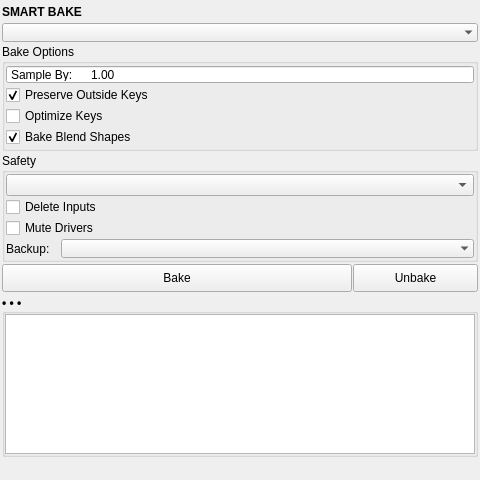
<?xml version="1.0" encoding="UTF-8"?>
<ui version="4.0">
 <class>smart_bake</class>
 <widget class="QMainWindow" name="smart_bake">
  <property name="geometry">
   <rect>
    <x>0</x>
    <y>0</y>
    <width>480</width>
    <height>463</height>
   </rect>
  </property>
  <property name="accessibleDescription">
   <string>Bake constrained, driven and IK channels to keyframes, reversible with Unbake.</string>
  </property>
  <widget class="QWidget" name="centralwidget">
   <property name="minimumSize">
    <size>
     <width>480</width>
     <height>0</height>
    </size>
   </property>
   <layout class="QVBoxLayout" name="verticalLayout">
    <property name="spacing">
     <number>2</number>
    </property>
    <property name="leftMargin">
     <number>2</number>
    </property>
    <property name="topMargin">
     <number>2</number>
    </property>
    <property name="rightMargin">
     <number>2</number>
    </property>
    <property name="bottomMargin">
     <number>2</number>
    </property>
    <item>
     <widget class="Header" name="header">
      <property name="minimumSize">
       <size>
        <width>0</width>
        <height>19</height>
       </size>
      </property>
      <property name="maximumSize">
       <size>
        <width>16777215</width>
        <height>19</height>
       </size>
      </property>
      <property name="font">
       <font>
        <weight>75</weight>
        <bold>true</bold>
       </font>
      </property>
      <property name="text">
       <string>SMART BAKE</string>
      </property>
     </widget>
    </item>
    <item>
     <widget class="ComboBox" name="cmb_scope">
      <property name="minimumSize">
       <size>
        <width>0</width>
        <height>19</height>
       </size>
      </property>
      <property name="maximumSize">
       <size>
        <width>16777215</width>
        <height>19</height>
       </size>
      </property>
      <property name="toolTip">
       <string>Scope — which objects Smart Bake analyzes.

Auto (Whole Scene) (default) — scans the whole scene and bakes only what is actually driven: by a constraint, driven key or driver, expression, IK, or motion path.
Selected — restricts the scan to the current selection.</string>
      </property>
      <property name="frame">
       <bool>false</bool>
      </property>
     </widget>
    </item>
    <item>
     <widget class="QGroupBox" name="options_group">
      <property name="title">
       <string>Bake Options</string>
      </property>
      <layout class="QVBoxLayout" name="optionsLayout">
       <property name="spacing">
        <number>1</number>
       </property>
       <property name="leftMargin">
        <number>1</number>
       </property>
       <property name="topMargin">
        <number>1</number>
       </property>
       <property name="rightMargin">
        <number>1</number>
       </property>
       <property name="bottomMargin">
        <number>1</number>
       </property>
       <item>
        <widget class="SpinBox" name="spn_sample_by">
         <property name="minimumSize">
          <size>
           <width>0</width>
           <height>19</height>
          </size>
         </property>
         <property name="maximumSize">
          <size>
           <width>16777215</width>
           <height>19</height>
          </size>
         </property>
         <property name="toolTip">
          <string>Keyframe sample interval. 1 = a key every frame.</string>
         </property>
         <property name="buttonSymbols">
          <enum>QAbstractSpinBox::NoButtons</enum>
         </property>
         <property name="prefix">
          <string>Sample By:	</string>
         </property>
         <property name="minimum">
          <double>1.000000000000000</double>
         </property>
         <property name="maximum">
          <double>100.000000000000000</double>
         </property>
         <property name="value">
          <double>1.000000000000000</double>
         </property>
        </widget>
       </item>
       <item>
        <widget class="QCheckBox" name="chk_preserve_outside">
         <property name="toolTip">
          <string>Keep existing keys outside the detected bake range.</string>
         </property>
         <property name="text">
          <string>Preserve Outside Keys</string>
         </property>
         <property name="checked">
          <bool>true</bool>
         </property>
        </widget>
       </item>
       <item>
        <widget class="QCheckBox" name="chk_optimize">
         <property name="toolTip">
          <string>Run optimize_keys on baked objects to remove static curves and redundant flat keys.</string>
         </property>
         <property name="text">
          <string>Optimize Keys</string>
         </property>
        </widget>
       </item>
       <item>
        <widget class="QCheckBox" name="chk_bake_blendshapes">
         <property name="toolTip">
          <string>Analyze and bake driven blend shape (shape key) weights.
Required for Unity / FBX export when blend shapes are driven.</string>
         </property>
         <property name="text">
          <string>Bake Blend Shapes</string>
         </property>
         <property name="checked">
          <bool>true</bool>
         </property>
        </widget>
       </item>
      </layout>
     </widget>
    </item>
    <item>
     <widget class="QGroupBox" name="safety_group">
      <property name="title">
       <string>Safety</string>
      </property>
      <layout class="QVBoxLayout" name="safetyLayout">
       <property name="spacing">
        <number>1</number>
       </property>
       <property name="leftMargin">
        <number>1</number>
       </property>
       <property name="topMargin">
        <number>1</number>
       </property>
       <property name="rightMargin">
        <number>1</number>
       </property>
       <property name="bottomMargin">
        <number>1</number>
       </property>
       <item>
        <widget class="ComboBox" name="cmb_bake_layer">
         <property name="toolTip">
          <string>Override Layer: bake over the original animation, which stays connected underneath with its drivers — nondestructive.
Base Layer: bake into the base animation, disconnecting the drivers — recoverable via Unbake, unless Delete Inputs is also set.
(Blender bakes into a fresh action and mutes the rig either way; Base Layer only unlocks Delete Inputs.)</string>
         </property>
        </widget>
       </item>
       <item>
        <widget class="QCheckBox" name="chk_delete_inputs">
         <property name="toolTip">
          <string>Delete the drivers (constraints, expressions; in Blender, constraints and drivers) after baking.
Base Layer only. Permanently removes them — not reversible by Unbake;
a scene backup is saved automatically.</string>
         </property>
         <property name="text">
          <string>Delete Inputs</string>
         </property>
        </widget>
       </item>
       <item>
        <widget class="QCheckBox" name="chk_mute_drivers">
         <property name="toolTip">
          <string>Mute the drivers after baking instead of deleting them (wins over Delete Inputs).
With Override Layer it also spares playback the live rig. (Blender always mutes them.)</string>
         </property>
         <property name="text">
          <string>Mute Drivers</string>
         </property>
        </widget>
       </item>
       <item>
        <layout class="QHBoxLayout" name="horizontalLayout">
         <property name="spacing">
          <number>0</number>
         </property>
         <item>
          <widget class="QLabel" name="label">
           <property name="minimumSize">
            <size>
             <width>55</width>
             <height>19</height>
            </size>
           </property>
           <property name="maximumSize">
            <size>
             <width>55</width>
             <height>19</height>
            </size>
           </property>
           <property name="text">
            <string>Backup:</string>
           </property>
          </widget>
         </item>
         <item>
          <widget class="ComboBox" name="cmb_backup">
           <property name="minimumSize">
            <size>
             <width>0</width>
             <height>19</height>
            </size>
           </property>
           <property name="maximumSize">
            <size>
             <width>16777215</width>
             <height>19</height>
            </size>
           </property>
           <property name="toolTip">
            <string>Backup — scene backup before baking.

Auto (default) — only before a Delete Inputs bake (the one non-restorable case).
Always — save a backup before every bake.
Never — skip the backup entirely.</string>
           </property>
           <property name="frame">
            <bool>false</bool>
           </property>
          </widget>
         </item>
        </layout>
       </item>
      </layout>
     </widget>
    </item>
    <item>
     <layout class="QHBoxLayout" name="actionLayout">
      <property name="spacing">
       <number>1</number>
      </property>
      <item>
       <widget class="PushButton" name="b000">
        <property name="minimumSize">
         <size>
          <width>0</width>
          <height>28</height>
         </size>
        </property>
        <property name="maximumSize">
         <size>
          <width>16777215</width>
          <height>28</height>
         </size>
        </property>
        <property name="toolTip">
         <string>Analyze the scene and bake driven channels per the options above.</string>
        </property>
        <property name="text">
         <string>Bake</string>
        </property>
       </widget>
      </item>
      <item>
       <widget class="PushButton" name="b001">
        <property name="minimumSize">
         <size>
          <width>0</width>
          <height>28</height>
         </size>
        </property>
        <property name="maximumSize">
         <size>
          <width>125</width>
          <height>28</height>
         </size>
        </property>
        <property name="toolTip">
         <string>Reverse the most recent bake — removes what it baked and puts the drivers
back (reconnected or unmuted, IK re-enabled). Works even after saving
and reopening the scene.</string>
        </property>
        <property name="text">
         <string>Unbake</string>
        </property>
       </widget>
      </item>
     </layout>
    </item>
    <item>
     <widget class="CollapsableGroup" name="output_grp">
      <property name="font">
       <font>
        <weight>75</weight>
        <bold>true</bold>
       </font>
      </property>
      <property name="title">
       <string>• • •</string>
      </property>
      <property name="alignment">
       <set>Qt::AlignLeading|Qt::AlignLeft|Qt::AlignVCenter</set>
      </property>
      <layout class="QVBoxLayout" name="outputLayout">
       <property name="spacing">
        <number>1</number>
       </property>
       <property name="leftMargin">
        <number>0</number>
       </property>
       <property name="topMargin">
        <number>0</number>
       </property>
       <property name="rightMargin">
        <number>0</number>
       </property>
       <property name="bottomMargin">
        <number>0</number>
       </property>
       <item>
        <widget class="QTextBrowser" name="txt000">
         <property name="minimumSize">
          <size>
           <width>0</width>
           <height>140</height>
          </size>
         </property>
         <property name="verticalScrollBarPolicy">
          <enum>Qt::ScrollBarAlwaysOff</enum>
         </property>
         <property name="sizeAdjustPolicy">
          <enum>QAbstractScrollArea::AdjustIgnored</enum>
         </property>
         <property name="openExternalLinks">
          <bool>false</bool>
         </property>
         <property name="openLinks">
          <bool>false</bool>
         </property>
        </widget>
       </item>
      </layout>
     </widget>
    </item>
    <item>
     <spacer name="verticalSpacer">
      <property name="orientation">
       <enum>Qt::Vertical</enum>
      </property>
      <property name="sizeType">
       <enum>QSizePolicy::Fixed</enum>
      </property>
      <property name="sizeHint" stdset="0">
       <size>
        <width>20</width>
        <height>0</height>
       </size>
      </property>
     </spacer>
    </item>
    <item>
     <widget class="Footer" name="footer" native="true">
      <property name="minimumSize">
       <size>
        <width>0</width>
        <height>19</height>
       </size>
      </property>
      <property name="maximumSize">
       <size>
        <width>16777215</width>
        <height>19</height>
       </size>
      </property>
     </widget>
    </item>
   </layout>
  </widget>
 </widget>
 <customwidgets>
  <customwidget>
   <class>Header</class>
   <extends>QLabel</extends>
   <header>uitk.widgets.header.Header.h</header>
  </customwidget>
  <customwidget>
   <class>Footer</class>
   <extends>QWidget</extends>
   <header>uitk.widgets.footer</header>
  </customwidget>
  <customwidget>
   <class>CollapsableGroup</class>
   <extends>QGroupBox</extends>
   <header>uitk.widgets.collapsableGroup.CollapsableGroup.h</header>
   <container>1</container>
  </customwidget>
  <customwidget>
   <class>ComboBox</class>
   <extends>QComboBox</extends>
   <header>uitk.widgets.comboBox.ComboBox.h</header>
  </customwidget>
  <customwidget>
   <class>SpinBox</class>
   <extends>QDoubleSpinBox</extends>
   <header>uitk.widgets.spinBox</header>
  </customwidget>
  <customwidget>
   <class>PushButton</class>
   <extends>QPushButton</extends>
   <header>uitk.widgets.pushButton</header>
  </customwidget>
 </customwidgets>
 <resources/>
 <connections/>
</ui>
